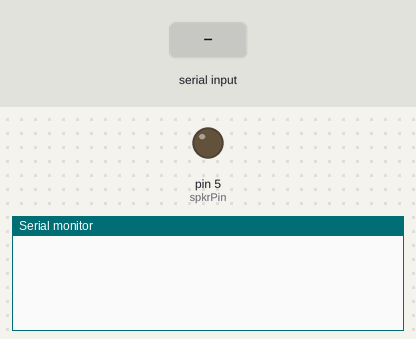
Bench run of a sketch on a simulated Arduino Uno, built with avr-gcc and run on an emulated ATmega328P. On the bench: output pins drawn as LEDs (lit = HIGH), the last lines printed to the serial monitor. The test bench sets the inputs (shaded band). Random numbers use the default seed unless the sketch sets one.

Above: at 2.9 s.
3.0 s: "90,45,200\n" received over Serial
At 4.2 s:
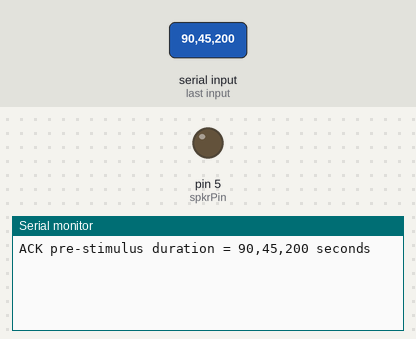
4.5 s: "30,150,10\n" received over Serial
At 5.6 s:
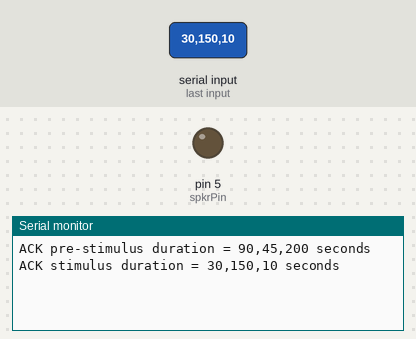
6.0 s: "90,45\n" received over Serial
At 6.6 s:
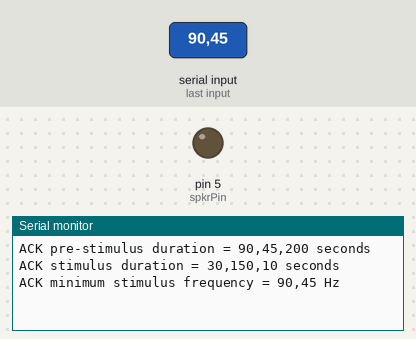

The sketch:

recordBLnoise_Arduino.ino
```cpp
/* Last updated DDK 6/7/16
 *
 * OVERVIEW:
 * This sketch constitutes the Arduino-side code for
 * `get_speaker_spectrogram`, a program for generating a white
 * noise stimulus from an Arduino-controlled speaker,
 * recording the output through a prepolarized mircrophone,
 * then generating a spectrogram of the speaker output in
 * MATLAB.
 *
 *
 * REQUIREMENTS:
 * This sketch is intended for use with the MATLAB script
 * `get_speaker_spectrogram.m` running on a connected desktop
 * computer.
 *
 * The baud rates specified in this sketch and in the desktop-
 * side code must agree.
 *
 * As of 160507, if running this sketch on hs05bruno8
 * (the Dell T3400 in the room 504), additional steps must
 * be taken in order to compile. The computer uses a
 * deprecated version of the Tones library that is critical
 * for other programs run on that computer. In order to make
 * it compatible with this script, open
 *
 * Arduino/libraries/Tone/Tone.cpp
 *
 * and change the preprocessor directive:
 *
 * #include <wiring.h>
 *
 * to
 *
 * #include <Arduino.h>
 *
 *
 * INSTRUCTIONS:
 * Upload this sketch to an Arduino then run `get_speaker_spectrogram.m`
 * on a connected desktop computer.
 *
 *
 * DESCRIPTION:
 * The parameters of the white noise stimulus - i.e., the
 * duration, the minimum frequency and the maxmimum frequency
 * - are decided by the MATLAB script and sent over the serial
 * connection to the Arduino. The Arduino thus waits to
 * receive three trial parameters before playing the stimulus.
 */

#include <Tone.h>

int spkrPin = 5;

int minFreq;
String minFreqStr;
boolean minFreqRec = false;

int maxFreq;
String maxFreqStr;
boolean maxFreqRec = false;

int preStimDur;
String preStimStr;
boolean preStimRec = false;

int stimDur;
String stimDurStr;
boolean stimDurRec = false;

Tone cueTones[1];

boolean complete = false;

//Initialize pins and receive stimulus parameters:
void setup() {
  // put your setup code here, to run once:

  pinMode(spkrPin, OUTPUT);
  cueTones[0].begin(spkrPin);
  randomSeed(analogRead(4));

  Serial.begin(9600);
  delay(2000);

  //Get the pre-stimulus duration from the MATLAB script
  while ( preStimRec == false){
    preStimStr = getLine();
    preStimDur = preStimStr.toInt() * 1000; //remember to convert to milliseconds
    Serial.println("ACK pre-stimulus duration = " + preStimStr + " seconds"); //echo back duration to confirm receipt
    preStimRec = true;
  }

  //Get the stimulus duration from the MATLAB script
  while ( stimDurRec == false){
    stimDurStr = getLine();
    stimDur = stimDurStr.toInt() * 1000; //remember to convert to milliseconds
    Serial.println("ACK stimulus duration = " + stimDurStr + " seconds"); //echo back duration to confirm receipt
    stimDurRec = true;
  }

  //Get the minimum frequency from the MATLAB script
  while ( minFreqRec == false){
    minFreqStr = getLine();
    minFreq = minFreqStr.toInt();
    Serial.println("ACK minimum stimulus frequency = " + minFreqStr + " Hz"); //echo back minimum frequency to confirm receipt
    minFreqRec = true;
  }

  //Get the maximum frequency from the MATLAB script
  while ( maxFreqRec == false){
    maxFreqStr = getLine();
    maxFreq = maxFreqStr.toInt();
    Serial.println("ACK maximum stimulus frequency = " + maxFreqStr + " Hz"); //echo back maxmimum frequency to confirm receipt
    maxFreqRec = true;
  }
}


//Deliver stimulus:
void loop() {
  if( complete == false && Serial.available()){
    // put your main code here, to run repeatedly:
    delay(preStimDur);
    long start = millis();
    long now = millis();
    while ( now - start < stimDur ){
      int freq = random( minFreq, maxFreq);
      cueTones[0].play(freq);
      now = millis();
    }
    cueTones[0].stop();
    complete = true;
  }
}


//Function for reading lines (as opposed to individual characters) from serial input buffer
String getLine(){
  String inputString = "";
  boolean lineComplete = false;

  while (lineComplete == false){
    if (Serial.available()){
        char inChar = Serial.read();
        if(inChar == '\n'){
          lineComplete = true;
          break;
        }
        inputString += inChar;
      }
   }

  return inputString;
}
```

Measured:
- after the input at 3.0 s, the serial monitor: prints a new line at once (image 1)
- after the input at 4.5 s, the serial monitor: prints a new line at once (image 2)
- after the input at 6.0 s, the serial monitor: prints a new line at once (image 3)
